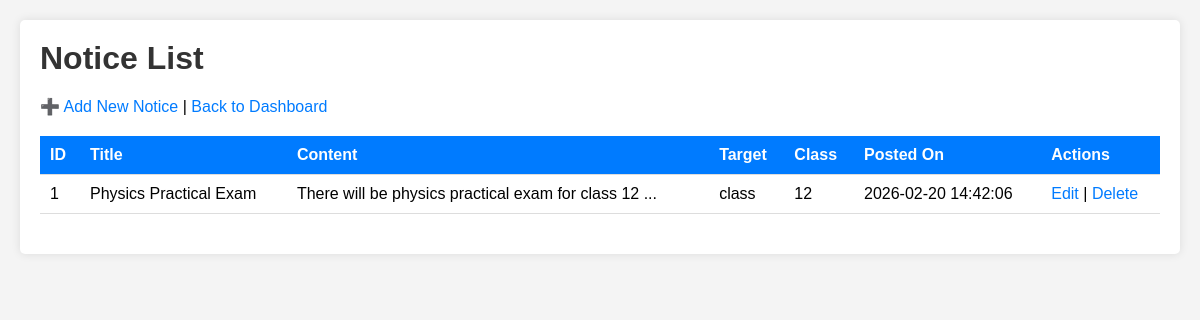
Screenshot of /admin/notices/view_notices.php (signed in) with the database file from the repository.
### tables this page shows
CREATE TABLE `notices` (
  `id` int(11) NOT NULL,
  `title` varchar(200) NOT NULL,
  `content` text NOT NULL,
  `posted_by` int(11) NOT NULL,
  `target_audience` enum('all','class') DEFAULT 'all',
  `class` varchar(10) DEFAULT NULL,
  `created_at` timestamp NOT NULL DEFAULT current_timestamp()
);

### admin/notices/view_notices.php (the view, shortened to what this page needs)
<?php
include '../../config.php';
$sql = "SELECT * FROM notices ORDER BY created_at DESC";
$result = mysqli_query($conn, $sql);
?>
<!DOCTYPE html>
<html>
<head>
    <link rel="stylesheet" href="../../css/style.css">
</head>
<body>
    <div class="container">
        <h1>Notice List</h1>
        <p><a href="add_notice.php">➕ Add New Notice</a> | <a href="../dashboard.php">Back to Dashboard</a></p>
        <?php if (mysqli_num_rows($result) > 0): ?>
            <table>
                <tr>
                    <th>ID</th>
                    <th>Title</th>
                    <th>Content</th>
                    <th>Target</th>
                    <th>Class</th>
                    <th>Posted On</th>
                    <th>Actions</th>
                </tr>
                <?php while ($row = mysqli_fetch_assoc($result)): ?>
                <tr>
                    <td><?php echo $row['id']; ?></td>
                    <td><?php echo $row['title']; ?></td>
                    <td><?php echo substr($row['content'], 0, 50); ?>...</td>
                    <td><?php echo $row['target_audience']; ?></td>
                    <td><?php echo $row['class'] ?? '-'; ?></td>
                    <td><?php echo $row['created_at']; ?></td>
                    <td>
                        <a href="edit_notice.php?id=<?php echo $row['id']; ?>">Edit</a> |
                        <a href="delete_notice.php?id=<?php echo $row['id']; ?>" onclick="return confirm('Are you sure?')">Delete</a>
                    </td>
                </tr>
                <?php endwhile; ?>
            </table>
        <?php else: ?>
            <p>No notices found. <a href="add_notice.php">Add one now</a>.</p>
        <?php endif; ?>
    </div>
</body>
</html>

### css/style.css (style rules this page uses)
* { margin: 0; padding: 0; box-sizing: border-box; }
body { font-family: Arial, sans-serif; background: #f4f4f4; padding: 20px; }
.container { max-width: 1200px; margin: 0 auto; background: white; padding: 20px; border-radius: 5px; box-shadow: 0 0 10px rgba(0,0,0,0.1); }
h1, h2, h3 { color: #333; margin-bottom: 20px; }
table { width: 100%; border-collapse: collapse; margin: 20px 0; }
th, td { padding: 10px; text-align: left; border-bottom: 1px solid #ddd; }
th { background: #007bff; color: white; }
a { color: #007bff; text-decoration: none; }

### rows the page displays
notices: id "1", title "Physics Practical Exam", content "There will be physics practical exam for class 12", target_audience "class", class "12", created_at "2026-02-20 14:42:06"
